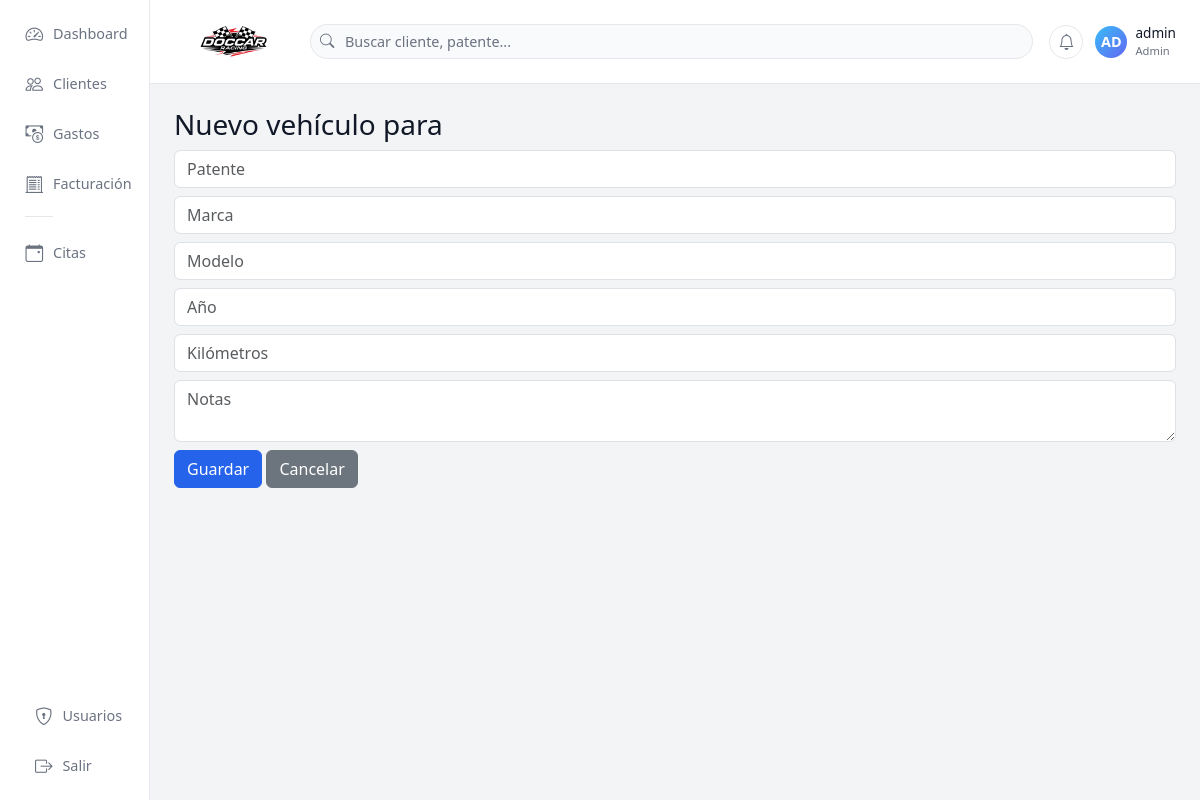
/clientes/13/vehiculos/nuevo (signed in), run on an earlier commit of the app's database.
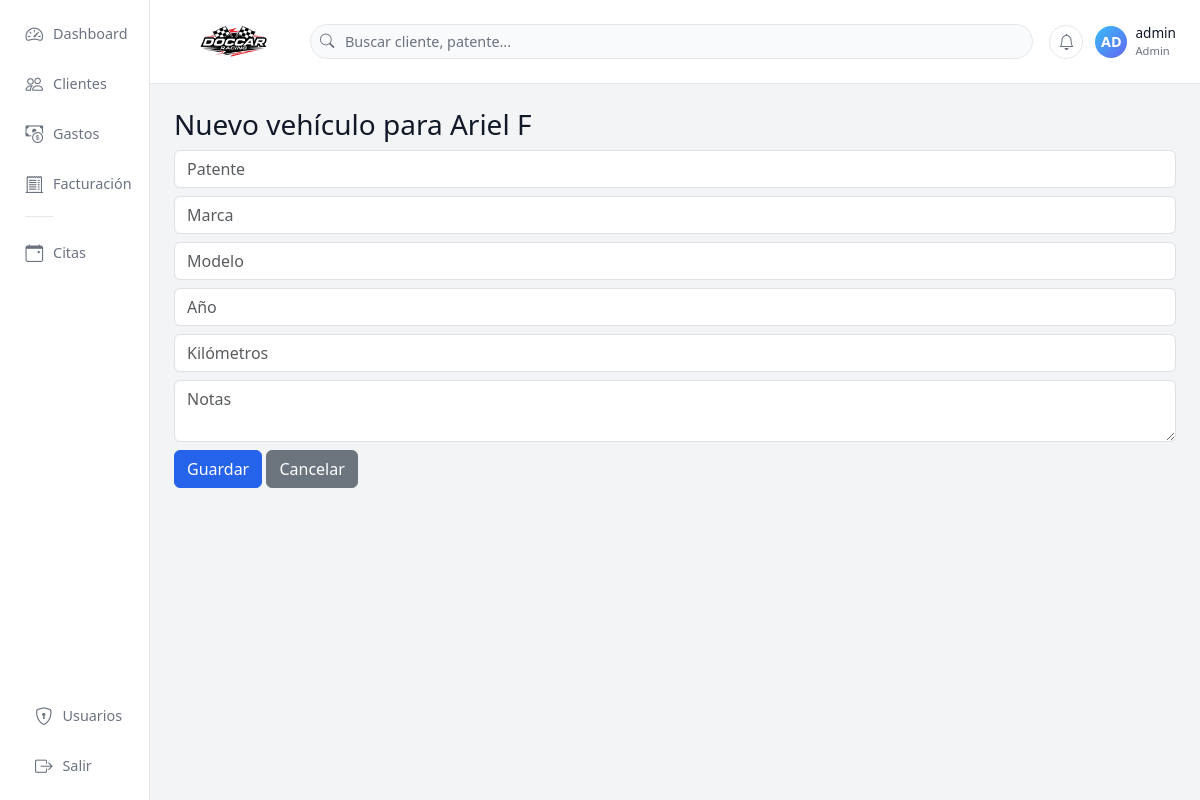
And on a later commit of the database.
### tables this page shows
CREATE TABLE clientes (
        id INTEGER PRIMARY KEY AUTOINCREMENT,
        nombre TEXT,
        apellido TEXT,
        telefono TEXT,
        email TEXT,
        direccion TEXT,
        notas TEXT
    , documento TEXT, razon_social TEXT);

### app.py (the view, shortened to what this page needs)
@app.route("/clientes/<int:cliente_id>/vehiculos/nuevo", methods=["GET", "POST"])
@login_required
def vehiculo_nuevo(cliente_id):
    con = get_con()
    cur = con.cursor()
    cur.execute("SELECT * FROM clientes WHERE id=?", (cliente_id,))
    cliente = cur.fetchone()
    con.close()
    return render_template("vehiculo_form.html", cliente=cliente)

### app.py (called while the page is built)
def get_con():
    return sqlite3.connect(DB_NAME)

def login_required(f):
    @wraps(f)
    def wrapper(*args, **kwargs):
        if "user_id" not in session:
            return redirect(url_for('login'))
        return f(*args, **kwargs)
    return wrapper

### templates/vehiculo_form.html
{% extends "base.html" %}
{% block contenido %}
<h3>
    {% if vehiculo %}
        Editar vehículo
    {% else %}
        Nuevo vehículo para {{ cliente[1] }} {{ cliente[2] }}
    {% endif %}
</h3>
<form method="POST">
    <input class="form-control mb-2" name="patente" placeholder="Patente"
           value="{{ vehiculo and vehiculo[2] or '' }}">
    <input class="form-control mb-2" name="marca" placeholder="Marca"
           value="{{ vehiculo and vehiculo[3] or '' }}">
    <input class="form-control mb-2" name="modelo" placeholder="Modelo"
           value="{{ vehiculo and vehiculo[4] or '' }}">
    <input class="form-control mb-2" name="anio" placeholder="Año"
           value="{{ vehiculo and vehiculo[5] or '' }}">
    <input class="form-control mb-2" name="km" placeholder="Kilómetros"
           value="{{ vehiculo and vehiculo[6] or '' }}">
    <textarea class="form-control mb-2" name="notas" placeholder="Notas">{{ vehiculo and vehiculo[7] or '' }}</textarea>
    <button class="btn btn-primary">Guardar</button>
    <a href="/clientes/{{ cliente[0] }}/vehiculos" class="btn btn-secondary">Cancelar</a>
</form>
{% endblock %}

What changed in the data, as far as the page shows it:
added clientes: nombre "Ariel", apellido "F"
